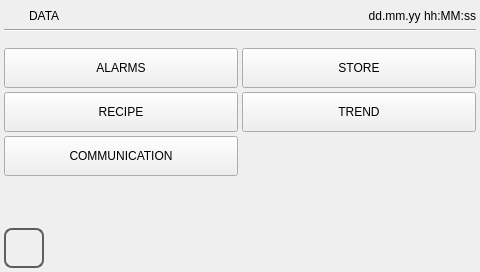
<?xml version="1.0" encoding="UTF-8"?>
<ui version="4.0">
 <class>data_manager</class>
 <widget class="QWidget" name="data_manager">
  <property name="geometry">
   <rect>
    <x>0</x>
    <y>0</y>
    <width>480</width><height>272</height>
   </rect>
  </property>
  <property name="minimumSize">
   <size>
    <width>0</width>
    <height>0</height>
   </size>
  </property>
  <property name="maximumSize">
   <size>
    <width>16777215</width>
    <height>16777215</height>
   </size>
  </property>
  <property name="windowTitle">
   <string>data_manager</string>
  </property>
  <property name="styleSheet">
   <string notr="true"/>
  </property>
  <layout class="QVBoxLayout" name="verticalLayout">
   <property name="spacing">
    <number>0</number>
   </property>
   <property name="margin">
    <number>4</number>
   </property>
   <item>
    <layout class="QHBoxLayout" name="horizontalLayout">
     <item>
      <widget class="QLabel" name="labelIcon">
       <property name="minimumSize">
        <size>
         <width>25</width>
         <height>25</height>
        </size>
       </property>
       <property name="maximumSize">
        <size>
         <width>25</width>
         <height>25</height>
        </size>
       </property>
       <property name="styleSheet">
        <string notr="true"/>
       </property>
       <property name="text">
        <string/>
       </property>
      </widget>
     </item>
     <item>
      <widget class="QLabel" name="labelTitle">
       <property name="sizePolicy">
        <sizepolicy hsizetype="Preferred" vsizetype="Fixed">
         <horstretch>0</horstretch>
         <verstretch>0</verstretch>
        </sizepolicy>
       </property>
       <property name="focusPolicy">
        <enum>Qt::NoFocus</enum>
       </property>
       <property name="text">
        <string>DATA</string>
       </property>
      </widget>
     </item>
     <item>
      <widget class="QLabel" name="labelUserName">
       <property name="text">
        <string/>
       </property>
      </widget>
     </item>
     <item>
      <widget class="QLabel" name="labelDataOra">
       <property name="sizePolicy">
        <sizepolicy hsizetype="Preferred" vsizetype="Fixed">
         <horstretch>0</horstretch>
         <verstretch>0</verstretch>
        </sizepolicy>
       </property>
       <property name="focusPolicy">
        <enum>Qt::NoFocus</enum>
       </property>
       <property name="text">
        <string>dd.mm.yy hh:MM:ss</string>
       </property>
       <property name="alignment">
        <set>Qt::AlignRight|Qt::AlignTrailing|Qt::AlignVCenter</set>
       </property>
      </widget>
     </item>
    </layout>
   </item>
   <item>
    <widget class="Line" name="line">
     <property name="orientation">
      <enum>Qt::Horizontal</enum>
     </property>
    </widget>
   </item>
   <item>
    <spacer name="verticalSpacer_2">
     <property name="orientation">
      <enum>Qt::Vertical</enum>
     </property>
     <property name="sizeHint" stdset="0">
      <size>
       <width>20</width>
       <height>0</height>
      </size>
     </property>
    </spacer>
   </item>
   <item>
    <layout class="QGridLayout" name="gridLayout">
     <property name="sizeConstraint">
      <enum>QLayout::SetFixedSize</enum>
     </property>
     <property name="spacing">
      <number>4</number>
     </property>
     <item row="2" column="0">
      <widget class="QPushButton" name="pushButtonRecipe">
       <property name="minimumSize">
        <size>
         <width>0</width>
         <height>40</height>
        </size>
       </property>
       <property name="maximumSize">
        <size>
         <width>16777215</width>
         <height>40</height>
        </size>
       </property>
       <property name="focusPolicy">
        <enum>Qt::NoFocus</enum>
       </property>
       <property name="text">
        <string>RECIPE</string>
       </property>
      </widget>
     </item>
     <item row="1" column="0">
      <widget class="QPushButton" name="pushButtonAlarms">
       <property name="minimumSize">
        <size>
         <width>0</width>
         <height>40</height>
        </size>
       </property>
       <property name="maximumSize">
        <size>
         <width>16777215</width>
         <height>40</height>
        </size>
       </property>
       <property name="focusPolicy">
        <enum>Qt::NoFocus</enum>
       </property>
       <property name="text">
        <string>ALARMS</string>
       </property>
      </widget>
     </item>
     <item row="1" column="1">
      <widget class="QPushButton" name="pushButtonStore">
       <property name="minimumSize">
        <size>
         <width>0</width>
         <height>40</height>
        </size>
       </property>
       <property name="maximumSize">
        <size>
         <width>16777215</width>
         <height>40</height>
        </size>
       </property>
       <property name="focusPolicy">
        <enum>Qt::NoFocus</enum>
       </property>
       <property name="text">
        <string>STORE</string>
       </property>
      </widget>
     </item>
     <item row="2" column="1">
      <widget class="QPushButton" name="pushButtonTrend">
       <property name="minimumSize">
        <size>
         <width>0</width>
         <height>40</height>
        </size>
       </property>
       <property name="maximumSize">
        <size>
         <width>16777215</width>
         <height>40</height>
        </size>
       </property>
       <property name="focusPolicy">
        <enum>Qt::NoFocus</enum>
       </property>
       <property name="text">
        <string>TREND</string>
       </property>
      </widget>
     </item>
     <item row="3" column="0">
      <widget class="QPushButton" name="pushButtonComm">
       <property name="minimumSize">
        <size>
         <width>0</width>
         <height>40</height>
        </size>
       </property>
       <property name="maximumSize">
        <size>
         <width>16777215</width>
         <height>40</height>
        </size>
       </property>
       <property name="focusPolicy">
        <enum>Qt::NoFocus</enum>
       </property>
       <property name="text">
        <string>COMMUNICATION</string>
       </property>
      </widget>
     </item>
    </layout>
   </item>
   <item>
    <spacer name="verticalSpacer_3">
     <property name="orientation">
      <enum>Qt::Vertical</enum>
     </property>
     <property name="sizeHint" stdset="0">
      <size>
       <width>20</width>
       <height>0</height>
      </size>
     </property>
    </spacer>
   </item>
   <item>
    <widget class="QLabel" name="labelStatus">
     <property name="minimumSize">
      <size>
       <width>0</width>
       <height>20</height>
      </size>
     </property>
     <property name="maximumSize">
      <size>
       <width>16777215</width>
       <height>20</height>
      </size>
     </property>
     <property name="text">
      <string/>
     </property>
    </widget>
   </item>
   <item>
    <spacer name="verticalSpacer">
     <property name="orientation">
      <enum>Qt::Vertical</enum>
     </property>
     <property name="sizeHint" stdset="0">
      <size>
       <width>20</width>
       <height>0</height>
      </size>
     </property>
    </spacer>
   </item>
   <item>
    <layout class="QHBoxLayout" name="horizontalLayout_2">
     <item>
      <widget class="QPushButton" name="pushButtonHome">
       <property name="sizePolicy">
        <sizepolicy hsizetype="Minimum" vsizetype="Fixed">
         <horstretch>60</horstretch>
         <verstretch>60</verstretch>
        </sizepolicy>
       </property>
       <property name="minimumSize">
        <size>
         <width>40</width>
         <height>40</height>
        </size>
       </property>
       <property name="maximumSize">
        <size>
         <width>40</width>
         <height>40</height>
        </size>
       </property>
       <property name="focusPolicy">
        <enum>Qt::NoFocus</enum>
       </property>
       <property name="styleSheet">
        <string notr="true">QPushButton
{
border: 2px solid  rgb(94, 94, 94);
border-radius: 8px;
qproperty-icon: url(:/systemicons/img/Home.png);
qproperty-iconSize: 24px 24px;
qproperty-focusPolicy: NoFocus;
}
QPushButton:pressed
{
border: 2px solid  rgb(194, 194, 194);
background-color:  rgb(255, 255, 127);
}
QPushButton:disabled
{
border: 2px solid  rgb(194, 194, 194);
}
</string>
       </property>
       <property name="text">
        <string/>
       </property>
      </widget>
     </item>
     <item>
      <spacer name="horizontalSpacer">
       <property name="focusPolicy">
        <enum>Qt::NoFocus</enum>
       </property>
       <property name="orientation">
        <enum>Qt::Horizontal</enum>
       </property>
       <property name="sizeHint" stdset="0">
        <size>
         <width>40</width>
         <height>20</height>
        </size>
       </property>
      </spacer>
     </item>
    </layout>
   </item>
  </layout>
 </widget>
 <resources/>
 <connections/>
</ui>
